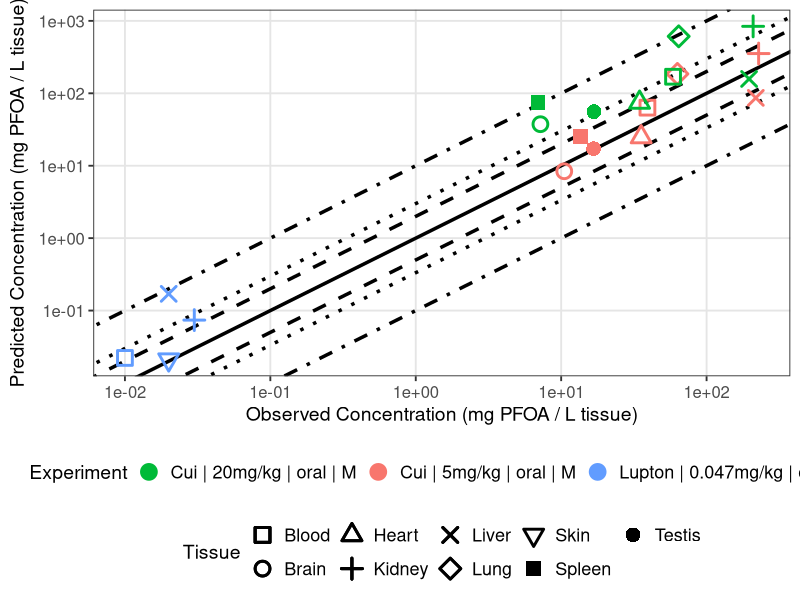

Write R code to recreate this figure.
library(ggplot2)
library(dplyr)

# Set working directory
setwd("/Users/user/Documents/GitHub/PFAS_PBK_models/PFOA inhalation Rat/Scenarios/Publication/Final_results_plots/Validation")

# Load Results 
Cui_results <- read.csv("Cui_2008_results.csv", header = TRUE)
lupton_results <- read.csv("Lupton_2020_tissue_results.csv", header = TRUE)

# Filter by dose and add experiment label
Cui_low <- Cui_results %>% 
  filter(Dose == 5, !is.na(Observed), !is.na(Predicted), Observed > 0, Predicted > 0) %>%
  mutate(Experiment = "Cui | 5mg/kg | oral | M")

Cui_high <- Cui_results %>% 
  filter(Dose == 20, !is.na(Observed), !is.na(Predicted), Observed > 0, Predicted > 0) %>%
  mutate(Experiment = "Cui | 20mg/kg | oral | M")

lupton <- lupton_results %>% 
  filter( !is.na(Predicted), Observed > 0, Predicted > 0) %>%
  mutate(Experiment = "Lupton | 0.047mg/kg | oral | F")

# Tissue marker names (optional if used elsewhere)
Tissue_markers <- c(0:10, 15, 16)
names(Tissue_markers) <- c("Lung", "Spleen", "Liver", "Kidney", "Plasma", "Heart",
                           "Brain", "Testis", "Stomach", "Intestines", "Carcass", "Skin")

# Define color palette for experiments
Experiment <- scales::hue_pal()(3)
names(Experiment) <- unique(c(Cui_low$Experiment, Cui_high$Experiment, lupton$Experiment ))

# Manually assign shapes for up to 8 tissues
shape_values <- c(0:6, 15, 16)

# Build scatter plot
scatter_plot <- ggplot() +
  # Error range lines
  geom_abline(intercept = log10(1), slope = 1, linetype = "solid", color = "black", linewidth = 1.2) +
  geom_abline(intercept = log10(2), slope = 1, linetype = "dashed", color = "black", linewidth = 1.2) +
  geom_abline(intercept = log10(1/2), slope = 1, linetype = "dashed", color = "black", linewidth = 1.2) +
  geom_abline(intercept = log10(3), slope = 1, linetype = "dotted", color = "black", linewidth = 1.2) +
  geom_abline(intercept = log10(1/3), slope = 1, linetype = "dotted", color = "black", linewidth = 1.2) +
  geom_abline(intercept = log10(10), slope = 1, linetype = "dotdash", color = "black", linewidth = 1.2) +
  geom_abline(intercept = log10(1/10), slope = 1, linetype = "dotdash", color = "black", linewidth = 1.2) +
  
  # Data points
  geom_point(data = Cui_low, aes(x = Observed, y = Predicted, color = Experiment, shape = Tissue), size = 4, stroke = 1.5) +
  geom_point(data = Cui_high, aes(x = Observed, y = Predicted, color = Experiment, shape = Tissue), size = 4, stroke = 1.5) +
  geom_point(data = lupton, aes(x = Observed, y = Predicted, color = Experiment, shape = Tissue), size = 4, stroke = 1.5) +
  
  # Log-scale axes
  scale_x_log10() +
  scale_y_log10() +
  
  # Manual color and shape scales
  scale_color_manual(values = Experiment) +
  scale_shape_manual(values = shape_values) +
  
  # Axis labels
  labs(
    x = expression("Observed Concentration (mg PFOA / L tissue)"),
    y = expression("Predicted Concentration (mg PFOA / L tissue)"),
    color = "Experiment",
    shape = "Tissue"
  ) +
  
  # Unified theme
  theme_bw(base_size = 14) +
  theme(
    plot.title = element_text(hjust = 0.5, size = 16, face = "bold"),
    axis.title = element_text(size = 14),
    axis.text = element_text(size = 12),
    legend.position = "bottom",
    legend.box = "vertical",
    legend.title = element_text(size = 14),
    legend.text = element_text(size = 13),
    panel.grid.major = element_line(color = "grey90"),
    panel.grid.minor = element_blank(),
    legend.spacing.y = unit(0.5, "cm")
  )

# Save figure
ggsave("validation_plot_PFOA_tissues.png", scatter_plot, width = 11, height = 7, units = "in", dpi = 300)
